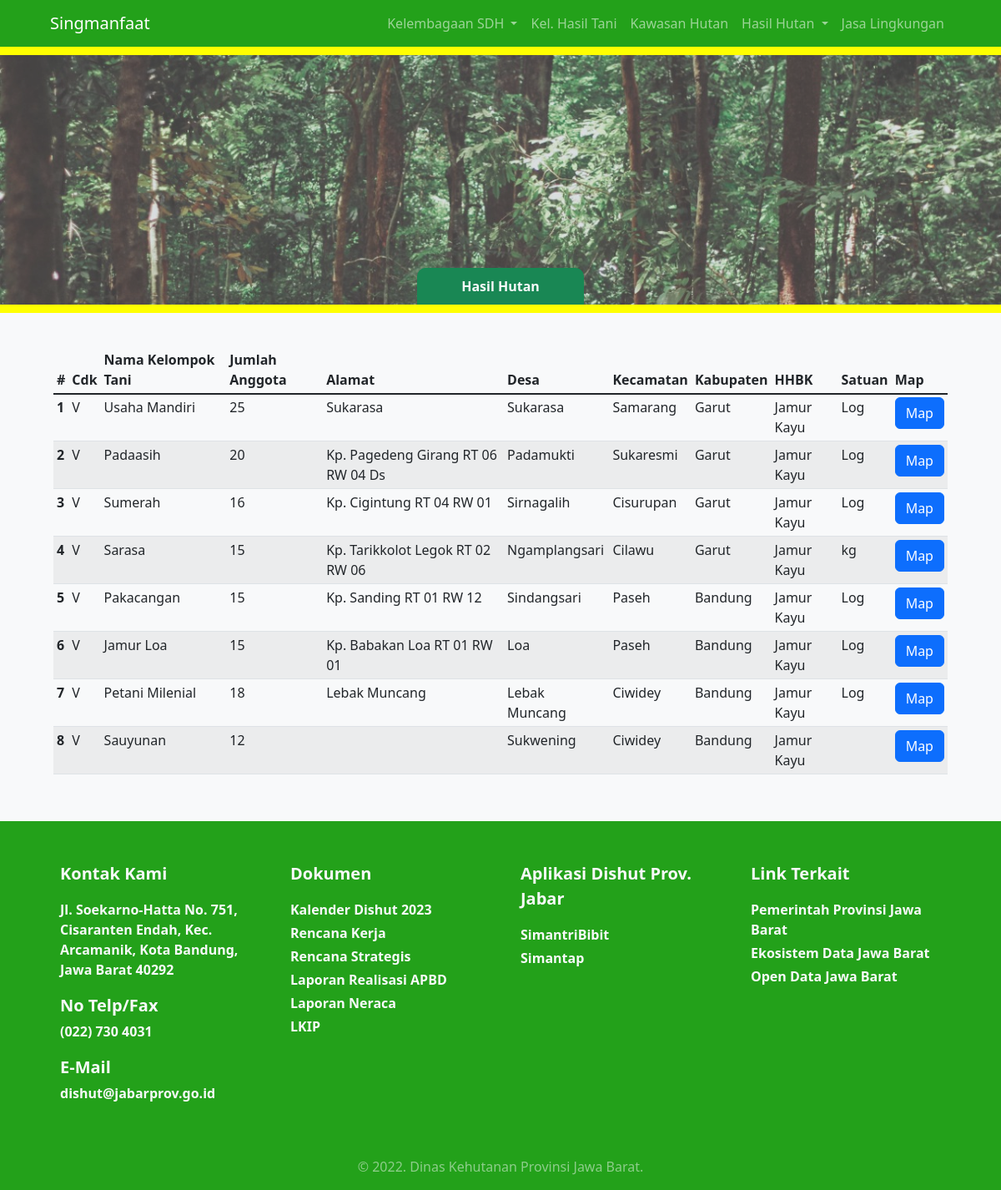
Page /jamurkayu.php on the committed database.
### tables this page shows
CREATE TABLE `hhbk` (
  `id` int(6) NOT NULL,
  `cdk` varchar(50) DEFAULT NULL,
  `nama_kelompok_tani_instasi` varchar(50) NOT NULL,
  `jumblah_anggota_tenaga_kerja` int(6) NOT NULL,
  `blok_alamat` varchar(50) NOT NULL,
  `desa` varchar(25) NOT NULL,
  `kecamatan` varchar(50) NOT NULL,
  `kabupaten` varchar(50) NOT NULL,
  `hhbk` varchar(50) NOT NULL,
  `satuan` varchar(25) NOT NULL,
  `link_map` varchar(25) NOT NULL
);

### jamurkayu.php (the view, shortened to what this page needs)
<!DOCTYPE html>
<html lang="en">
  <head>
    <link rel="stylesheet" href="css/bootstrap.min.css">
	<link rel="stylesheet" href="css/style.css">
	<link rel="stylesheet" href="css/my-style.css">
</head>
<body>
	<?php include 'template/header.php'; ?>
	<div class="latar">
        <div class="bg-light bg-opacity-25">
            <div style="padding: 150px;"></div>
        </div>
	</div>
	<div class="cont">
    <div class="tiny-box bg-success mx-auto fw-bold text-light text-center">Hasil Hutan</div>
	<div class="line"></div>
	<div class="bg-light py-4 px-5">
        <div class="p-3" id="table-1">
            <div class="table-responsive">
            <table class="table table-striped table-sm">
                    <thead>
                        <tr>
                            <th scope="col">#</th>
                            <th scope="col">Cdk</th>
                            <th scope="col">Nama Kelompok Tani</th>
                            <th scope="col">Jumlah Anggota</th>
                            <th scope="col">Alamat</th>
                            <th scope="col">Desa</th>
                            <th scope="col">Kecamatan</th>
                            <th scope="col">Kabupaten</th>
                            <th scope="col">HHBK</th>
                            <th scope="col">Satuan</th>
                            <th scope="col">Map</th>
                        </tr>
                    </thead>
                    <tbody class="table-group-divider">
                        <tr>
                        <?php
                            include 'koneksi.php';
                            $no ="0";
                            $hhbk = mysqli_query($koneksi,"SELECT * FROM hhbk WHERE hhbk='Jamur Kayu'");
                            while($hasil = mysqli_fetch_array($hhbk)){
                            $no++;
                        ?>
                        <tr>
                            <th scope="row"><?php echo $no ?></th>
                            <td><?php echo $hasil['cdk'] ?></td>
                            <td><?php echo $hasil['nama_kelompok_tani_instasi'] ?></td>
                            <td><?php echo $hasil['jumblah_anggota_tenaga_kerja'] ?></td>
                            <td><?php echo $hasil['blok_alamat'] ?></td>
                            <td><?php echo $hasil['desa'] ?></td>
                            <td><?php echo $hasil['kecamatan'] ?></td>
                            <td><?php echo $hasil['kabupaten'] ?></td>
                            <td><?php echo $hasil['hhbk'] ?></td>
                            <td><?php echo $hasil['satuan']?></td>
                            <td><a href="<?php echo $hasil['link_map']?>" class="btn btn-primary">Map</a></td>
                        </tr>
                        <?php
                        }
                        ?>
                        </tr>
                    </tbody>
                </table>
            </div>
        </div>
	</div>
	</div>
<?php include 'template/footer.php'; ?>
</body>
</html>

### css/style.css (style rules this page uses)
body { background-color: deepskyblue; height: 100%; }
.latar { background-image: url(../img/hutanbg.jpeg); background-repeat: no-repeat; background-size: cover; }

### jamurkayu.php (style rules this page uses)
.line { width: 100%; border-bottom: 10px solid yellow; }
.cont { margin-top: -45px; }
.tiny-box { border-top-left-radius: 10px; border-top-right-radius: 10px; padding: 10px 20px; width: 200px; }

### rows in the picture
hhbk: cdk "V", nama_kelompok_tani_instasi "Usaha Mandiri", jumblah_anggota_tenaga_kerja "25", blok_alamat "Sukarasa", desa "Sukarasa", kecamatan "Samarang", kabupaten "Garut", hhbk "Jamur Kayu", satuan "Log"
hhbk: cdk "V", nama_kelompok_tani_instasi "Padaasih", jumblah_anggota_tenaga_kerja "20", blok_alamat "Kp. Pagedeng Girang RT 06 RW 04 Ds", desa "Padamukti", kecamatan "Sukaresmi", kabupaten "Garut", hhbk "Jamur Kayu", satuan "Log"
hhbk: cdk "V", nama_kelompok_tani_instasi "Sumerah", jumblah_anggota_tenaga_kerja "16", blok_alamat "Kp. Cigintung RT 04 RW 01", desa "Sirnagalih", kecamatan "Cisurupan", kabupaten "Garut", hhbk "Jamur Kayu", satuan "Log"
hhbk: cdk "V", nama_kelompok_tani_instasi "Sarasa", jumblah_anggota_tenaga_kerja "15", blok_alamat "Kp. Tarikkolot Legok RT 02 RW 06", desa "Ngamplangsari", kecamatan "Cilawu", kabupaten "Garut", hhbk "Jamur Kayu", satuan "kg"
hhbk: cdk "V", nama_kelompok_tani_instasi "Pakacangan", jumblah_anggota_tenaga_kerja "15", blok_alamat "Kp. Sanding RT 01 RW 12", desa "Sindangsari", kecamatan "Paseh", kabupaten "Bandung", hhbk "Jamur Kayu", satuan "Log"
hhbk: cdk "V", nama_kelompok_tani_instasi "Jamur Loa", jumblah_anggota_tenaga_kerja "15", blok_alamat "Kp. Babakan Loa RT 01 RW 01", desa "Loa", kecamatan "Paseh", kabupaten "Bandung", hhbk "Jamur Kayu", satuan "Log"
hhbk: cdk "V", nama_kelompok_tani_instasi "Petani Milenial", jumblah_anggota_tenaga_kerja "18", blok_alamat "Lebak Muncang", desa "Lebak Muncang", kecamatan "Ciwidey", kabupaten "Bandung", hhbk "Jamur Kayu", satuan "Log"
hhbk: cdk "V", nama_kelompok_tani_instasi "Sauyunan", jumblah_anggota_tenaga_kerja "12", desa "Sukwening", kecamatan "Ciwidey", kabupaten "Bandung", hhbk "Jamur Kayu"
